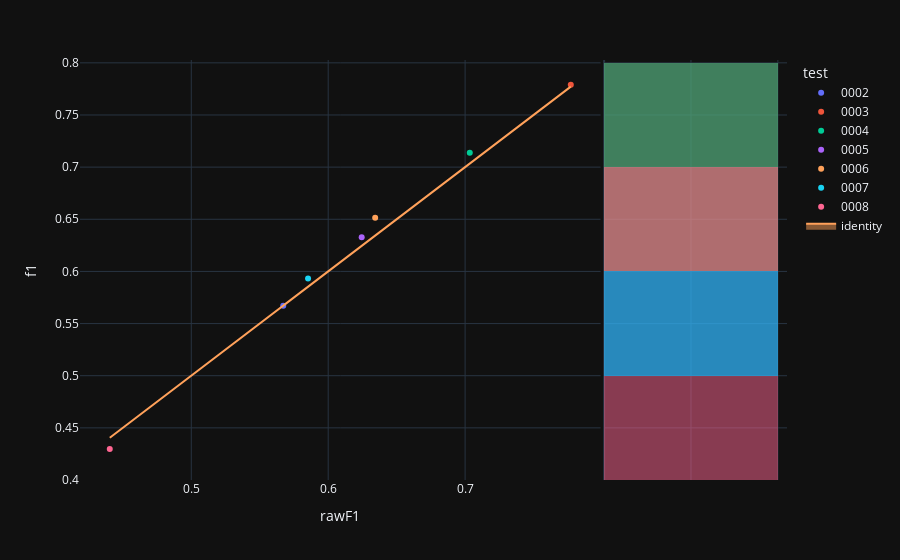

Notebook source saved alongside this figure:
### Code cell
fig=px.scatter(experimentModels,x='rawF1',y='f1',color='test',hover_name='modelId', marginal_y="histogram")
fig.add_trace(
    go.Scatter(x=experimentModels['rawF1'], y=experimentModels['rawF1'], name="identity", mode='lines',fill="toself")
)
fig.show()

### Figure 1 — Plotly figure (JSON) as saved in the notebook; plotly's stock layout.template omitted (floating-point values rounded to 4 significant figures)
{"data": [{"hovertemplate": "<b>%{hovertext}</b><br><br>test=0002<br>rawF1=%{x}<br>f1=%{y}<extra></extra>", "hovertext": ["a4659423-83e4-4da3-91b5-177fa8bc17fe"], "legendgroup": "0002", "marker": {"color": "#636efa", "symbol": "circle"}, "mode": "markers", "name": "0002", "orientation": "v", "showlegend": true, "x": [0.5672], "xaxis": "x", "y": [0.5671], "yaxis": "y", "type": "scatter"}, {"alignmentgroup": "True", "bingroup": "y", "hovertemplate": "test=0002<br>f1=%{y}<br>count=%{x}<extra></extra>", "legendgroup": "0002", "marker": {"color": "#636efa"}, "name": "0002", "offsetgroup": "0002", "opacity": 0.5, "showlegend": false, "xaxis": "x2", "y": [0.5671], "yaxis": "y2", "type": "histogram"}, {"hovertemplate": "<b>%{hovertext}</b><br><br>test=0003<br>rawF1=%{x}<br>f1=%{y}<extra></extra>", "hovertext": ["ad3be387-5be4-4e8e-b57d-072003b617d3"], "legendgroup": "0003", "marker": {"color": "#EF553B", "symbol": "circle"}, "mode": "markers", "name": "0003", "orientation": "v", "showlegend": true, "x": [0.7772], "xaxis": "x", "y": [0.779], "yaxis": "y", "type": "scatter"}, {"alignmentgroup": "True", "bingroup": "y", "hovertemplate": "test=0003<br>f1=%{y}<br>count=%{x}<extra></extra>", "legendgroup": "0003", "marker": {"color": "#EF553B"}, "name": "0003", "offsetgroup": "0003", "opacity": 0.5, "showlegend": false, "xaxis": "x2", "y": [0.779], "yaxis": "y2", "type": "histogram"}, {"hovertemplate": "<b>%{hovertext}</b><br><br>test=0004<br>rawF1=%{x}<br>f1=%{y}<extra></extra>", "hovertext": ["8bcbbc8b-b83e-4b97-8f7c-0dd0760680e7"], "legendgroup": "0004", "marker": {"color": "#00cc96", "symbol": "circle"}, "mode": "markers", "name": "0004", "orientation": "v", "showlegend": true, "x": [0.7034], "xaxis": "x", "y": [0.7137], "yaxis": "y", "type": "scatter"}, {"alignmentgroup": "True", "bingroup": "y", "hovertemplate": "test=0004<br>f1=%{y}<br>count=%{x}<extra></extra>", "legendgroup": "0004", "marker": {"color": "#00cc96"}, "name": "0004", "offsetgroup": "0004", "opacity": 0.5, "showlegend": false, "xaxis": "x2", "y": [0.7137], "yaxis": "y2", "type": "histogram"}, {"hovertemplate": "<b>%{hovertext}</b><br><br>test=0005<br>rawF1=%{x}<br>f1=%{y}<extra></extra>", "hovertext": ["f88ed731-de3a-4c9a-90d5-04d1fcd93d45"], "legendgroup": "0005", "marker": {"color": "#ab63fa", "symbol": "circle"}, "mode": "markers", "name": "0005", "orientation": "v", "showlegend": true, "x": [0.6245], "xaxis": "x", "y": [0.6328], "yaxis": "y", "type": "scatter"}, {"alignmentgroup": "True", "bingroup": "y", "hovertemplate": "test=0005<br>f1=%{y}<br>count=%{x}<extra></extra>", "legendgroup": "0005", "marker": {"color": "#ab63fa"}, "name": "0005", "offsetgroup": "0005", "opacity": 0.5, "showlegend": false, "xaxis": "x2", "y": [0.6328], "yaxis": "y2", "type": "histogram"}, {"hovertemplate": "<b>%{hovertext}</b><br><br>test=0006<br>rawF1=%{x}<br>f1=%{y}<extra></extra>", "hovertext": ["16a691da-d735-4ad2-953c-db2678980107"], "legendgroup": "0006", "marker": {"color": "#FFA15A", "symbol": "circle"}, "mode": "markers", "name": "0006", "orientation": "v", "showlegend": true, "x": [0.6343], "xaxis": "x", "y": [0.6514], "yaxis": "y", "type": "scatter"}, {"alignmentgroup": "True", "bingroup": "y", "hovertemplate": "test=0006<br>f1=%{y}<br>count=%{x}<extra></extra>", "legendgroup": "0006", "marker": {"color": "#FFA15A"}, "name": "0006", "offsetgroup": "0006", "opacity": 0.5, "showlegend": false, "xaxis": "x2", "y": [0.6514], "yaxis": "y2", "type": "histogram"}, {"hovertemplate": "<b>%{hovertext}</b><br><br>test=0007<br>rawF1=%{x}<br>f1=%{y}<extra></extra>", "hovertext": ["d91f41ff-0308-46df-9bcd-67d46f377777"], "legendgroup": "0007", "marker": {"color": "#19d3f3", "symbol": "circle"}, "mode": "markers", "name": "0007", "orientation": "v", "showlegend": true, "x": [0.5853], "xaxis": "x", "y": [0.5933], "yaxis": "y", "type": "scatter"}, {"alignmentgroup": "True", "bingroup": "y", "hovertemplate": "test=0007<br>f1=%{y}<br>count=%{x}<extra></extra>", "legendgroup": "0007", "marker": {"color": "#19d3f3"}, "name": "0007", "offsetgroup": "0007", "opacity": 0.5, "showlegend": false, "xaxis": "x2", "y": [0.5933], "yaxis": "y2", "type": "histogram"}, {"hovertemplate": "<b>%{hovertext}</b><br><br>test=0008<br>rawF1=%{x}<br>f1=%{y}<extra></extra>", "hovertext": ["a1eacac2-9e31-437a-9350-110d2ef2f1a5"], "legendgroup": "0008", "marker": {"color": "#FF6692", "symbol": "circle"}, "mode": "markers", "name": "0008", "orientation": "v", "showlegend": true, "x": [0.4405], "xaxis": "x", "y": [0.4297], "yaxis": "y", "type": "scatter"}, {"alignmentgroup": "True", "bingroup": "y", "hovertemplate": "test=0008<br>f1=%{y}<br>count=%{x}<extra></extra>", "legendgroup": "0008", "marker": {"color": "#FF6692"}, "name": "0008", "offsetgroup": "0008", "opacity": 0.5, "showlegend": false, "xaxis": "x2", "y": [0.4297], "yaxis": "y2", "type": "histogram"}, {"fill": "toself", "mode": "lines", "name": "identity", "x": [0.5672, 0.7772, 0.7034, 0.6245, 0.6343, 0.5853, 0.4405], "y": [0.5672, 0.7772, 0.7034, 0.6245, 0.6343, 0.5853, 0.4405], "type": "scatter"}], "layout": {"xaxis": {"anchor": "y", "domain": [0.0, 0.7363], "title": {"text": "rawF1"}}, "yaxis": {"anchor": "x", "domain": [0.0, 1.0], "title": {"text": "f1"}}, "xaxis2": {"anchor": "y2", "domain": [0.7413, 1.0], "matches": "x2", "showticklabels": false, "showline": false, "ticks": "", "showgrid": true}, "yaxis2": {"anchor": "x2", "domain": [0.0, 1.0], "matches": "y", "showticklabels": false, "showgrid": true}, "legend": {"title": {"text": "test"}, "tracegroupgap": 0}, "margin": {"t": 60}, "barmode": "overlay"}}
